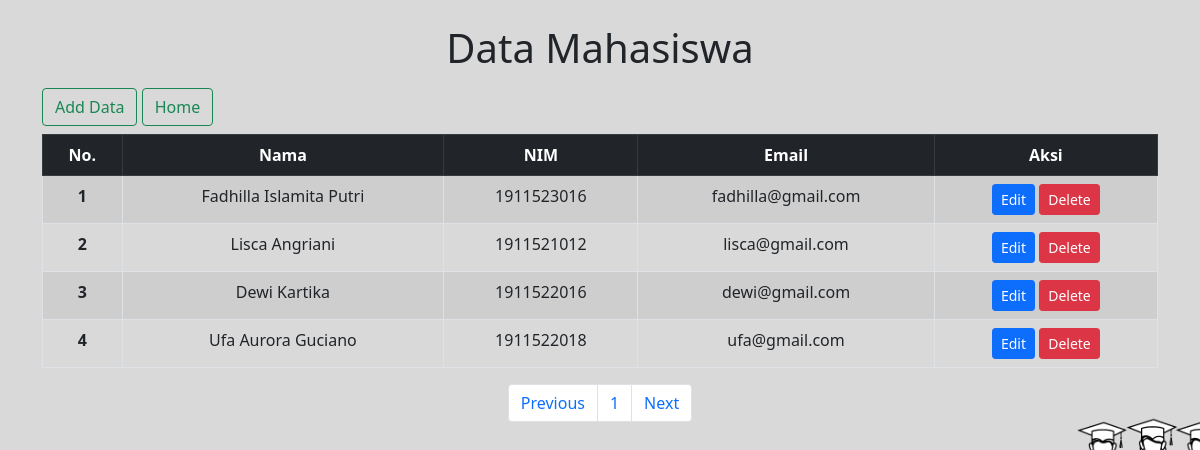
The app's page /index_mhs.php with its own data.
### tables this page shows
CREATE TABLE `mahasiswa` (
  `id` int(11) NOT NULL,
  `nama` varchar(50) NOT NULL,
  `nim` varchar(18) NOT NULL,
  `email` varchar(50) NOT NULL,
  `tipe` int(100) NOT NULL,
  `password` int(11) NOT NULL
);

### index_mhs.php (the view, shortened to what this page needs)
<!doctype html>
<html lang="en">
  <head>
    <link href="https://cdn.jsdelivr.net/npm/bootstrap@5.0.0-beta3/dist/css/bootstrap.min.css" rel="stylesheet">
  </head>
  <body  background="ba.jpeg">
    <div class="container">
    <br>
        <h1 class="text-center">Data Mahasiswa</h1>
        <div class="row py-2">
        <div class="col-sm">
            <form action="index_mhs.php" method="POST">
            <a href="add_mhs.php" class="btn btn-outline-success"> Add Data </a>
             <a href="halaman_admin.php" class="btn btn-outline-success">Home </a>
        <div class="row py-2">
            <div class="col-sm">
            <table class="table table-striped table-hover table-bordered">
                <thead class="table-dark">
                <tr>
				 <th scope="col" class="text-center">No.</th>
				<th class="text-center">Nama</th>
				<th class="text-center">NIM</th>
				<th class="text-center">Email</th>
                <th class="text-center">Aksi</th>
				</tr>
                 </thead>
                <tbody>
                    <?php
                    include "config.php";
					$batas = 10;
                $halaman = isset($_GET['halaman'])?(int)$_GET['halaman'] : 1;
                $halaman_awal = ($halaman>1) ? ($halaman * $batas) - $batas : 0;
                $previous = $halaman - 1;
                $next = $halaman + 1;
                $data = mysqli_query($mysqli,"select * from mahasiswa");
                $jumlah_data = mysqli_num_rows($data);
                $total_halaman = ceil($jumlah_data / $batas);
                        $mhs = mysqli_query($mysqli, "SELECT * FROM mahasiswa WHERE tipe=2 limit $halaman_awal, $batas");
                        $no=$halaman_awal+1;
                        while($data = mysqli_fetch_array($mhs)) {
                    ?>
                    <tr>
                        <th class="text-center" scope="row"><?php echo $no++ ?></th>
                        <td class="text-center"><?php echo $data['nama'] ?></td>
                        <td class="text-center"><?php echo $data['nim'] ?></td>
                        <td class="text-center"><?php echo $data['email'] ?></td>
                        <td class="text-center">
                            <a href="edit_mhs.php?id=<?php echo $data['id'] ?>" class='btn btn-sm btn-primary'> Edit </a>
                            <a href="delete_mhs.php?id=<?php echo $data['id'] ?>" onclick="return confirm('Anda yakin akan menghapus data ini?')" class='btn btn-sm btn-danger'> Delete </a>
                        </td>
                    </tr>
                    <?php } ?>
                </tbody>
            </table>
            <nav>
            <ul class="pagination justify-content-center">
                <li class="page-item">
                    <a class="page-link" <?php if($halaman > 1){ echo "href='?halaman=$previous'"; } ?>>Previous</a>
                </li>
                <?php
                for($x=1;$x<=$total_halaman;$x++){
                    ?>
                    <li class="page-item"><a class="page-link" href="?halaman=<?php echo $x ?>"><?php echo $x; ?></a></li>
                    <?php
                }
                ?>
                <li class="page-item">
                    <a  class="page-link" <?php if($halaman < $total_halaman) { echo "href='?halaman=$next'"; } ?>>Next</a>
                </li>
            </ul>
        </nav>
            </div>
        </div>
    </div>
  </body>
</html>

### records on screen
mahasiswa: nama "Fadhilla Islamita Putri", nim "1911523016", email "fadhilla@gmail.com"
mahasiswa: nama "Lisca Angriani", nim "1911521012", email "lisca@gmail.com"
mahasiswa: nama "Dewi Kartika", nim "1911522016", email "dewi@gmail.com"
mahasiswa: nama "Ufa Aurora Guciano", nim "1911522018", email "ufa@gmail.com"
